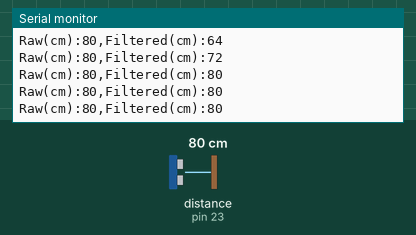
This sketch was run on a simulated Arduino Mega 2560, built with avr-gcc and run on an emulated ATmega2560. Shown: the last lines printed to the serial monitor. Wiring (inferred from the names in the program): ultrasonic range finder: trigger pin 19; echo pin 23. The test bench sets the inputs (shaded band); at power-on: distance to the obstacle (sensor on pin 23) 80 cm. The echo pulse lasts 58.3 µs per cm.

Above: at 1.2 s.
1.3 s: distance to the obstacle (sensor on pin 23) set to 2 cm
At 1.38 s:
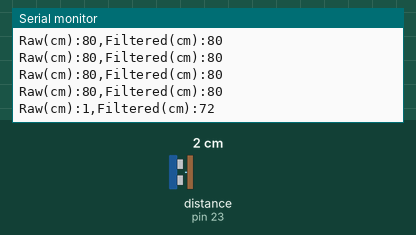
2.8 s: distance to the obstacle (sensor on pin 23) set to 4 cm
At 2.9 s:
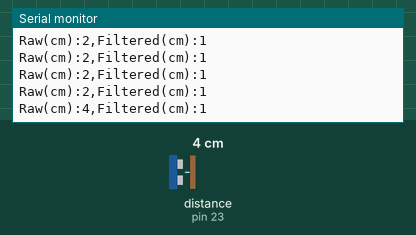
Timing chart, 0 to 5.8 s (numbered marks = the images above; inputs shaded):
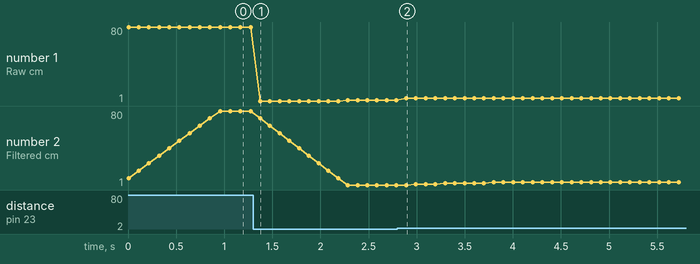

Measured:
- after the input at 1.3 s, the serial monitor: prints a new line after 0.07 s (image 1)
- after the input at 2.8 s, the serial monitor: prints a new line after 0.09 s (image 2)
- plotted number 1: 80 → 2 after the input at 1.3 s, 2 → 4 after the input at 2.8 s
- plotted number 2: 80 → 1 after the input at 1.3 s, 1 → 4 after the input at 2.8 s

The sketch:

Task_4_6_Implement_the_ultrasonic_sensor.ino
```cpp
// Define the pins
const int trigPin = 19;
const int echoPin = 23;

int distance = 0;

// Filter Variables
const int numReadings = 10;
int readings[numReadings];
int readIndex = 0;
int total = 0;
int average = 0;

void setup() {
  // Set the trig pin to output mode and the echo pin to input mode
  pinMode(trigPin, OUTPUT);
  pinMode(echoPin, INPUT);
  // Start the serial communication
  Serial.begin(115200);

  for (int i = 0; i < numReadings; i++) {
    readings[i] = 0;
  }
}

void loop() {
// Send a pulse to the trig pin to trigger the ultrasonic sensor
  digitalWrite(trigPin, LOW);
  delayMicroseconds(2);
  digitalWrite(trigPin, HIGH);
  delayMicroseconds(10);
  digitalWrite(trigPin, LOW);

  // Measure the duration of the echo pulse
  long duration = pulseIn(echoPin, HIGH);

  // Calculate the distance in centimeters
  distance = duration / 58;

  total = total - readings[readIndex];   // Delete oldest reading
  readings[readIndex] = distance;         // Save new reading
  total = total + readings[readIndex];    // Add new reading
  readIndex = (readIndex + 1) % numReadings;

  average = total / numReadings; // Average

  // Print the distance to the serial monitor
  Serial.print("Raw(cm):");
  Serial.print(distance);
  Serial.print(",");

  Serial.print("Filtered(cm):");
  Serial.println(average);

  // Wait for 500 milliseconds before taking another measurement
  delay(100);
  }
```
